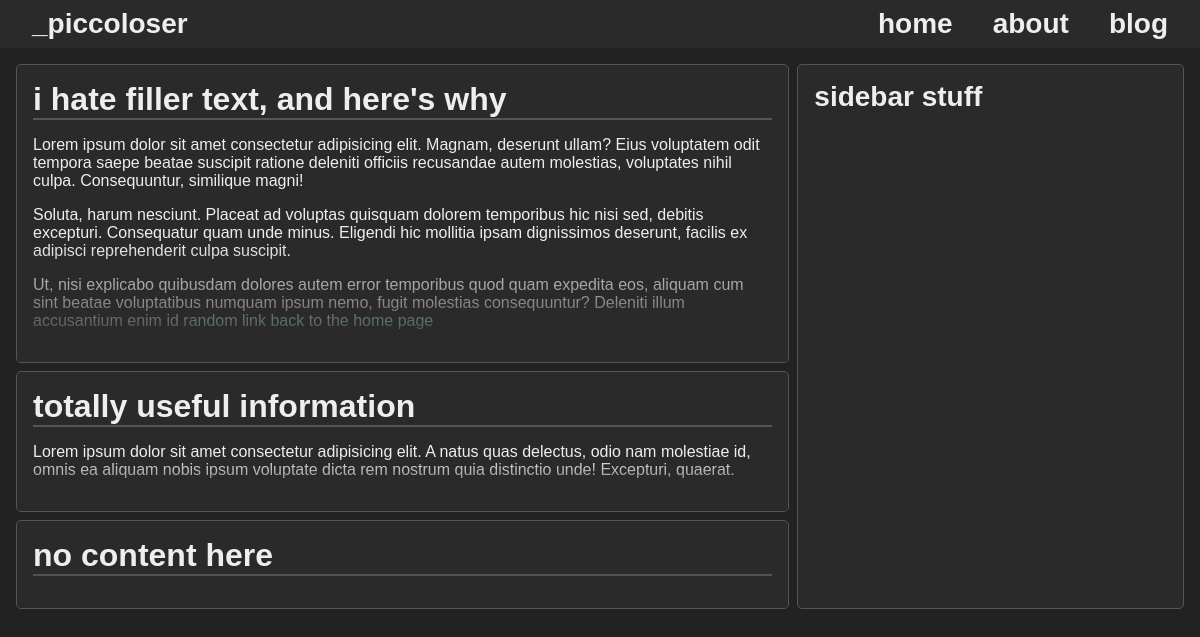
/blog, run on an earlier commit of the app's database.
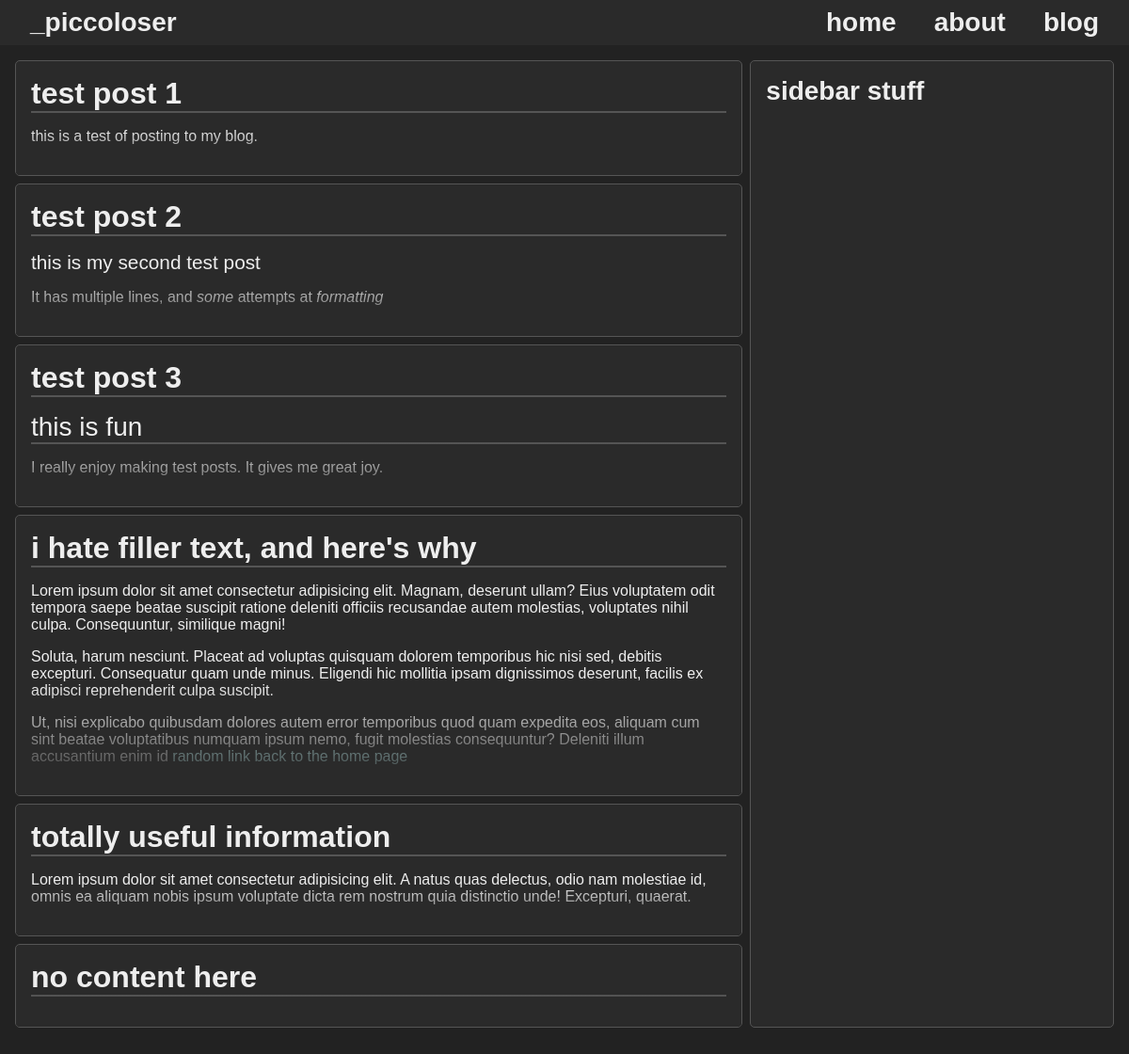
And on a later commit of the database.
### app/models.py (models this page shows, shortened)
class Post(db.Model):
    id = db.Column(db.Integer, primary_key = True)
    title = db.Column(db.String, nullable = False)
    date = db.Column(db.DateTime, nullable = False, default = datetime.utcnow)
    content = db.Column(db.Text, nullable = False)
    user_id = db.Column(db.Integer, db.ForeignKey("user.id"), nullable = False)

### app/routes.py (the view)
@app.route("/blog")
def blog():
    posts = Post.query.all()
    return render_template("blog.html", markdown = markdown, posts = posts)

### app/templates/blog.html (shortened to what this page needs)
{% extends "base.html" %}
{% block body %}
<main class="with-sidebar">
    <div class="content">
        {% for post in posts %}
            <section class="post-preview">
                <h1>{{ post.title }}</h1>
                {{ post.content|markdown }}
            </section>
        {% endfor %}
        <section class="post-preview">
            <h1>I Hate Filler Text, And Here's Why</h1>
            <p>Lorem ipsum dolor sit amet consectetur adipisicing elit. Magnam, deserunt ullam? Eius voluptatem odit tempora saepe beatae suscipit ratione deleniti officiis recusandae autem molestias, voluptates nihil culpa. Consequuntur, similique magni!</p>
            <p>Soluta, harum nesciunt. Placeat ad voluptas quisquam dolorem temporibus hic nisi sed, debitis excepturi. Consequatur quam unde minus. Eligendi hic mollitia ipsam dignissimos deserunt, facilis ex adipisci reprehenderit culpa suscipit.</p>
            <p>Ut, nisi explicabo quibusdam dolores autem error temporibus quod quam expedita eos, aliquam cum sint beatae voluptatibus numquam ipsum nemo, fugit molestias consequuntur? Deleniti illum accusantium enim id <a href="{{ url_for('index') }}">random link back to the home page</a></p>
        </section>
        <section class="post-preview">
            <h1>Totally Useful Information</h1>
            <p>Lorem ipsum dolor sit amet consectetur adipisicing elit. A natus quas delectus, odio nam molestiae id, omnis ea aliquam nobis ipsum voluptate dicta rem nostrum quia distinctio unde! Excepturi, quaerat.</p>
        </section>
        <section class="post-preview">
            <h1>No Content Here</h1>
        </section>
    </div>
    <aside class="side-content">
        <h1>Sidebar Stuff</h1>
    </aside>
</main>
{% endblock body %}

### app/templates/base.html (shortened to what this page needs)
<!DOCTYPE html>
<html lang="en">
<head>
    <link rel="stylesheet" href="{{ url_for('static', filename = 'main.css') }}">
</head>
<body>
    <header id="top-bar">
        <a href="{{ url_for('index') }}">_piccoloser</a>
        <nav id="site-navigation">
            <ul>
                <li><a href="{{ url_for('index') }}">home</a></li>
                <li><a href="{{ url_for('about') }}">about</a></li>
                <li><a href="{{ url_for('blog') }}">blog</a></li>
            </ul>
        </nav>
    </header>
    {% block body %}{% endblock %}
</body>
</html>

### app/static/main.css (style rules this page uses)
:root { --bd: #555; --bd-light: #666; --bd-radius: 5px; --bg: #222; --bg-accent: #2a2a2a; --font: #eee; --h1: 1.75rem; --link: #cff; --link-hover: #eff; --light: #bbb; --lighter: #ddd; --message-failure: #a00; --message-info: #08a; --message-success: #080; --muted: #333; }
* { box-sizing: border-box; color: var(--font); font-family: sans-serif; margin: 0; padding: 0; }
#top-bar { display: flex; align-items: center; justify-content: space-between; position: sticky; top: 0; left: 0; z-index: 4; height: 3rem !important; padding: 0 2rem; background-color: var(--bg-accent); }
#top-bar a:first-child { font-size: var(--h1); font-weight: bold; text-transform: lowercase; }
#top-bar a { color: var(--font); }
#site-navigation { height: 3rem; transition: height .1s ease-in; }
#site-navigation ul { display: flex; align-items: baseline; gap: 1rem; font-size: 1.5rem; list-style-type: none; }
.content { display: flex; flex-direction: column; gap: .5rem; }
.post-preview { position: relative; max-height: 20rem; overflow: hidden; }
.post-preview:after { content: ''; position: absolute; top: 0; left: 0; width: 100%; height: 100%; background: linear-gradient(transparent 60%, var(--bg-accent) 98%); pointer-events: none; }
.post-preview h1:first-child { margin-bottom: 1rem; font-size: 2rem; }
.post-preview :not(h1:first-child) { margin-top: 0; font-weight: normal; }
a, a > b { color: var(--link); text-decoration: none; }
body { background-color: var(--bg); overflow-x: hidden; }
h1 { font-size: var(--h1); }
h2 { font-size: 1.3rem; }
h1, h2, h3, h4, h5, h6 { margin-bottom: 1rem; font-weight: bold; text-transform: lowercase; }
li { margin: .25rem 0; margin-left: 1.5rem; }
li:first-child { margin-top: .5rem; }
li:last-child { margin-bottom: .5rem; }
main { gap: .5rem; padding: 1rem; }
main.with-sidebar { display: grid; grid-template-columns: [main] 2fr [sidebar] 1fr; }
caption, cite, figcaption, p { margin: .5rem 0; }
section, .side-content, .top-content { min-width: 320px; width: 100%; padding: 1rem; background-color: var(--bg-accent); border: solid 1px var(--bd); border-radius: var(--bd-radius); }
section h1 { border-bottom: solid 2px var(--bd); }
section p { margin: 1rem 0; }

What changed in the data, as far as the page shows it:
added Post: title "test post 1", content "this is a test of posting to my blog."
added Post: title "test post 2", content "this is my second test post It has multiple lines, and some attempts at formatting"
added Post: title "test post 3", content "this is fun I really enjoy making test posts. It gives me great joy."
